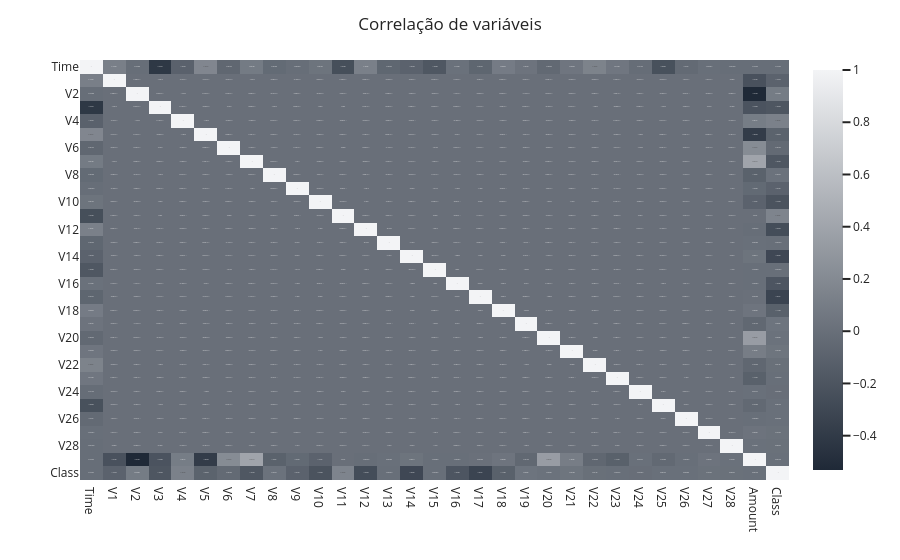

Source (notebook cell):
### Markdown cell above
A quantia de pequenas transações legítimas é mais alta que as fraudulentas

### Code cell
# Gráficos de correlação de variáveis
corr_total = df.corr()
color_scale = [[0,'#1F2937'],[1,'#F3F4F6']]

fig = px.imshow(
    corr_total,
    text_auto=True,
    aspect='auto',
    color_continuous_scale=color_scale
)
fig.update_layout(
    title='Correlação de variáveis',
    template='seaborn'
)
fig.show()

### Figure 1 — Plotly figure (JSON) as saved in the notebook; plotly's stock layout.template omitted (floating-point values rounded to 4 significant figures; data arrays with more than 128 entries replaced by an {"elided": "..."} marker saying what was removed)
{"data": [{"coloraxis": "coloraxis", "name": "0", "texttemplate": "%{z}", "x": ["Time", "V1", "V2", "V3", "V4", "V5", "V6", "V7", "V8", "V9", "V10", "V11", "V12", "V13", "V14", "V15", "V16", "V17", "V18", "V19", "V20", "V21", "V22", "V23", "V24", "V25", "V26", "V27", "V28", "Amount", "Class"], "y": ["Time", "V1", "V2", "V3", "V4", "V5", "V6", "V7", "V8", "V9", "V10", "V11", "V12", "V13", "V14", "V15", "V16", "V17", "V18", "V19", "V20", "V21", "V22", "V23", "V24", "V25", "V26", "V27", "V28", "Amount", "Class"], "z": {"elided": "31x31 float values"}, "type": "heatmap", "xaxis": "x", "yaxis": "y", "hovertemplate": "x: %{x}<br>y: %{y}<br>color: %{z}<extra></extra>"}], "layout": {"xaxis": {"anchor": "y", "domain": [0.0, 1.0]}, "yaxis": {"anchor": "x", "domain": [0.0, 1.0], "autorange": "reversed"}, "coloraxis": {"colorscale": [[0, "#1F2937"], [1, "#F3F4F6"]], "autocolorscale": false}, "margin": {"t": 60}, "title": {"text": "Correlação de variáveis"}}}
